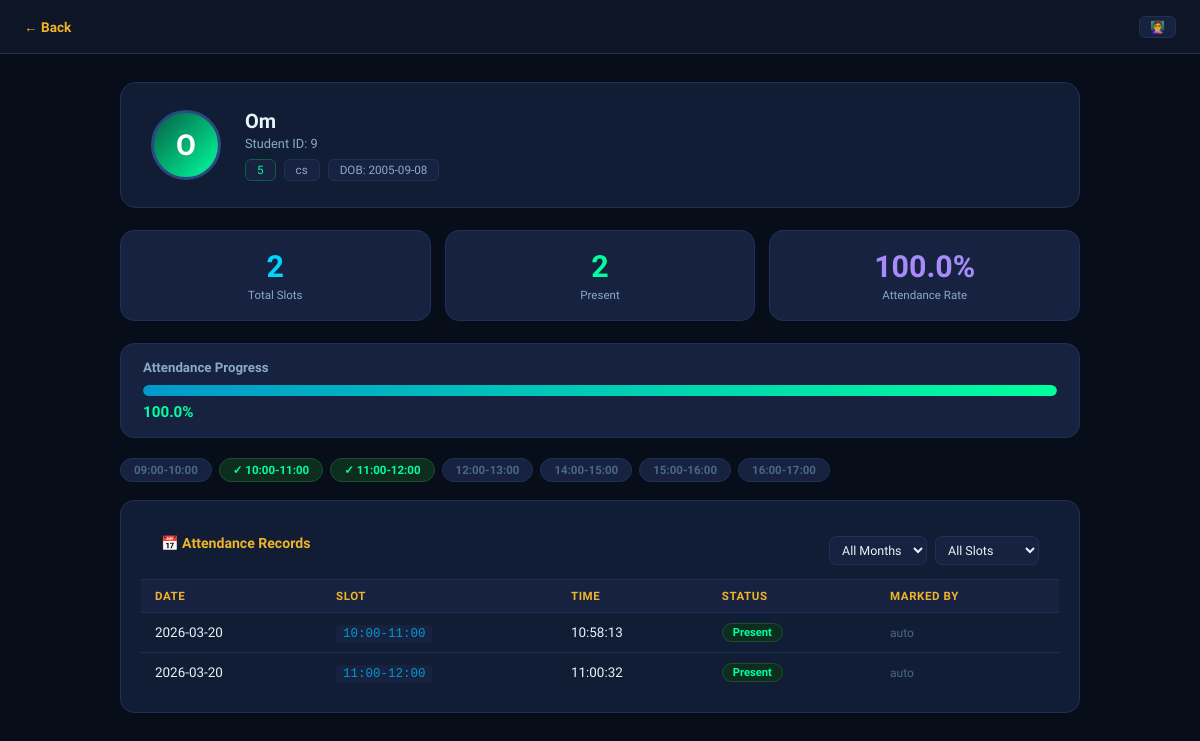
The page /teacher/student/9 (signed in) on the database as committed earlier.
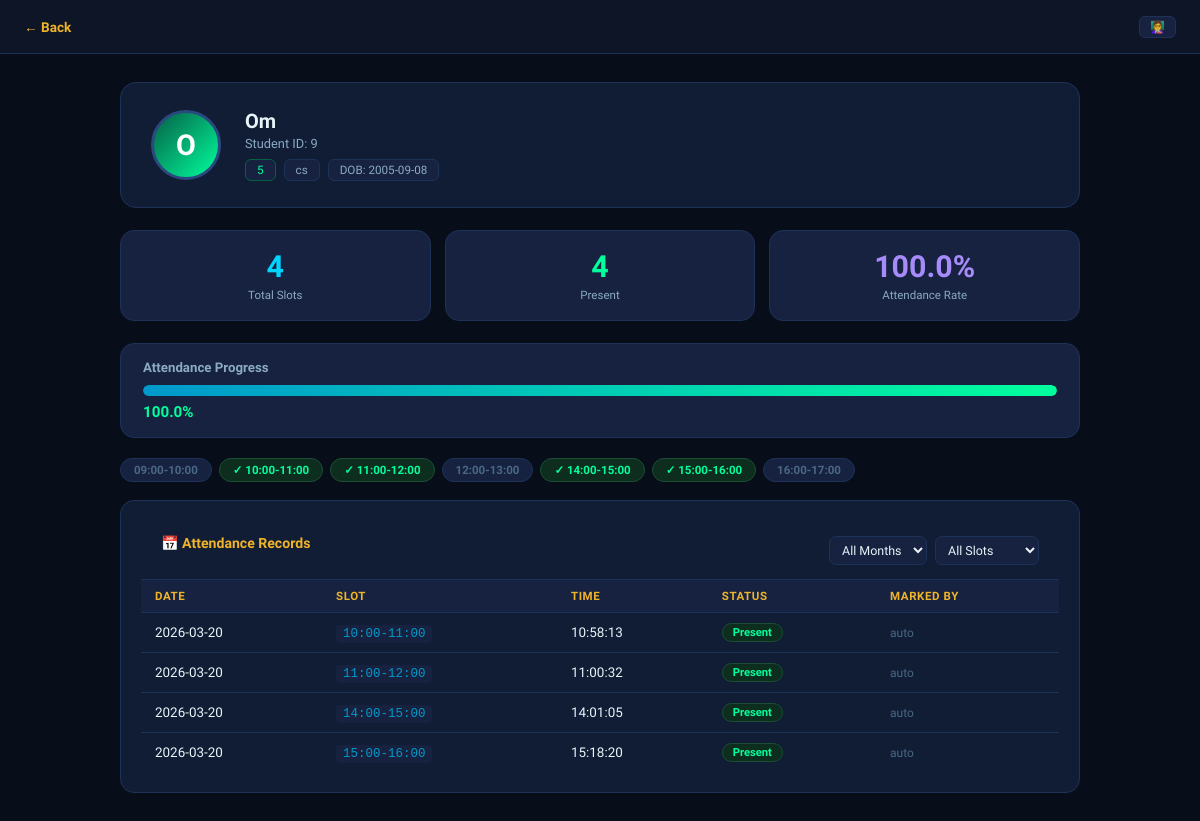
The same page on the database as committed later.
### tables this page shows
CREATE TABLE attendance (
            id          INTEGER PRIMARY KEY AUTOINCREMENT,
            student_id  TEXT    NOT NULL,
            name        TEXT    NOT NULL,
            date        TEXT    NOT NULL,
            time        TEXT    NOT NULL,
            marked_at   TIMESTAMP DEFAULT CURRENT_TIMESTAMP, session TEXT NOT NULL DEFAULT 'Morning', status TEXT NOT NULL DEFAULT 'Present', slot TEXT NOT NULL DEFAULT '', marked_by TEXT DEFAULT 'auto',
            FOREIGN KEY (student_id) REFERENCES students(student_id)
        );

### app.py (the view)
@app.route("/teacher/student/<sid>")
@require_role("teacher", "admin")
def teacher_student_profile(sid):
    student = database.get_student_by_id(sid)
    if not student: return "Student not found", 404
    records     = database.get_student_attendance(sid)
    summary     = database.get_student_summary(sid)
    slots       = database.get_slots()
    today       = date.today().strftime("%Y-%m-%d")
    today_slots = {r.get("slot","") for r in records if r["date"] == today}
    months      = sorted({r["date"][:7] for r in records}, reverse=True)
    return render_template("teacher/student_profile.html",
        student      = student, records=records, summary=summary,
        slots        = slots,   today_slots=today_slots, months=months,
        teacher_name = session.get("name",""),
        back_url     = url_for("teacher_dashboard") if session.get("role")=="teacher"
                       else url_for("admin_dashboard"))

### app.py (called while the page is built)
def require_role(*roles):
    from functools import wraps
    def decorator(f):
        @wraps(f)
        def wrapped(*args, **kwargs):
            if "role" not in session or session["role"] not in roles:
                if request.headers.get("X-Requested-With") == "XMLHttpRequest" \
                   or request.is_json \
                   or request.method == "POST":
                    return jsonify({"ok": False, "msg": "Session expired. Please log in again."}), 401
                return redirect(url_for("login"))
            return f(*args, **kwargs)
        return wrapped
    return decorator

### database.py (called while the page is built)
def get_connection():
    os.makedirs("data", exist_ok=True)
    conn = sqlite3.connect(DB_PATH)
    conn.row_factory = sqlite3.Row
    return conn

def get_all_settings() -> dict:
    conn = get_connection(); c = conn.cursor()
    c.execute("SELECT key,value FROM settings")
    rows = c.fetchall(); conn.close()
    return {r["key"]: r["value"] for r in rows}

### templates/teacher/student_profile.html (shortened to what this page needs)
<!DOCTYPE html>
<html lang="en">
<head>
<link rel="stylesheet" href="/static/css/shared.css">
</head>
<body>
<div class="topbar2">
  <a href="{{ back_url }}" class="back">← Back</a>
  <span style="background:var(--glass2);border:1px solid var(--border);border-radius:6px;
    padding:3px 10px;font-size:.75rem;color:var(--warning)">👩‍🏫 {{ teacher_name }}</span>
</div>
<div class="container">
  <div class="profile-card">
    <div class="avatar">{{ student.name[0]|upper }}</div>
    <div class="pi">
      <h2>{{ student.name }}</h2>
      <p>Student ID: {{ student.student_id }}</p>
      <div class="tags">
        {% if student.class_name %}<span class="tag a">{{ student.class_name }}</span>{% endif %}
        {% if student.branch %}<span class="tag">{{ student.branch }}</span>{% endif %}
        <span class="tag">DOB: {{ student.dob or '—' }}</span>
      </div>
    </div>
  </div>
  <div class="stats cols3">
    <div class="sc c-cyan"><div class="num">{{ summary.total }}</div><div class="lbl">Total Slots</div></div>
    <div class="sc c-green"><div class="num">{{ summary.present }}</div><div class="lbl">Present</div></div>
    <div class="sc c-purple"><div class="num">{{ summary.percentage }}%</div><div class="lbl">Attendance Rate</div></div>
  </div>
  <div class="pbar-wrap">
    <h3>Attendance Progress</h3>
    <div class="pbar-track"><div class="pbar-fill" id="pb" style="width:0%"></div></div>
    <div class="pbar-lbl">{{ summary.percentage }}%</div>
  </div>
  {% if slots %}
  <div class="chips">
    {% for s in slots %}
    <div class="chip {{ 'hit' if s.label in today_slots else '' }}">
      {{ '✓ ' if s.label in today_slots else '' }}{{ s.label }}
    </div>
    {% endfor %}
  </div>
  {% endif %}
  <div class="card">
    <div class="ch">
      <h3>📅 Attendance Records</h3>
      <div style="display:flex;gap:8px">
        <select id="f-month" onchange="filterRows()" style="padding:5px 8px;background:var(--glass2);
          border:1px solid var(--border);border-radius:7px;color:var(--text);font-family:'Sora',sans-serif;font-size:.78rem;outline:none">
          <option value="">All Months</option>
        </select>
        <select id="f-slot" onchange="filterRows()" style="padding:5px 8px;background:var(--glass2);
          border:1px solid var(--border);border-radius:7px;color:var(--text);font-family:'Sora',sans-serif;font-size:.78rem;outline:none">
          <option value="">All Slots</option>
        </select>
      </div>
    </div>
    <div class="tbl-wrap"><table>
      <thead><tr><th style="color:var(--warning)">DATE</th><th style="color:var(--warning)">SLOT</th><th style="color:var(--warning)">TIME</th><th style="color:var(--warning)">STATUS</th><th style="color:var(--warning)">MARKED BY</th></tr></thead>
      <tbody id="rec-body">
        {% for rec in records %}
        <tr data-month="{{ rec.date[:7] }}" data-slot="{{ rec.slot or '' }}">
          <td>{{ rec.date }}</td>
          <td><span class="slot-code">{{ rec.slot or '—' }}</span></td>
          <td>{{ rec.time }}</td>
          <td><span class="bp">Present</span></td>
          <td style="color:var(--text3);font-size:.75rem">{{ rec.marked_by or 'auto' }}</td>
        </tr>
        {% else %}
        <tr><td colspan="5" style="text-align:center;color:var(--text3);padding:40px">No records yet.</td></tr>
        {% endfor %}
      </tbody>
    </table></div>
  </div>
</div>
</body>
</html>

Rows that differ between the two databases and show on the page:
added attendance: date "2026-03-20", slot "14:00-15:00", time "14:01:05", marked_by "auto"
added attendance: date "2026-03-20", slot "15:00-16:00", time "15:18:20", marked_by "auto"
Other text that changed with them:
{{ summary.total }}: "2" → "4"
{{ summary.present }}: "2" → "4"
new list line: "✓ 14:00-15:00"
new list line: "✓ 15:00-16:00"
list line gone: "14:00-15:00"
list line gone: "15:00-16:00"
